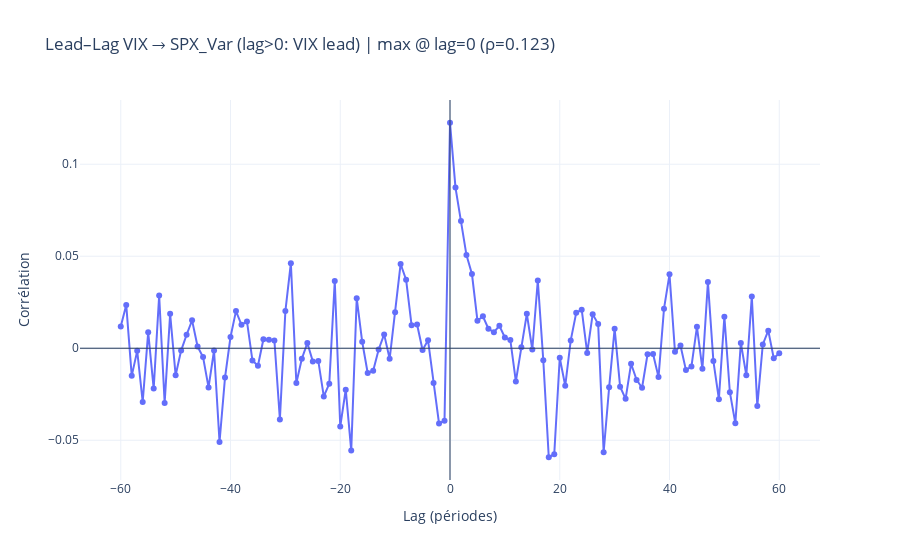
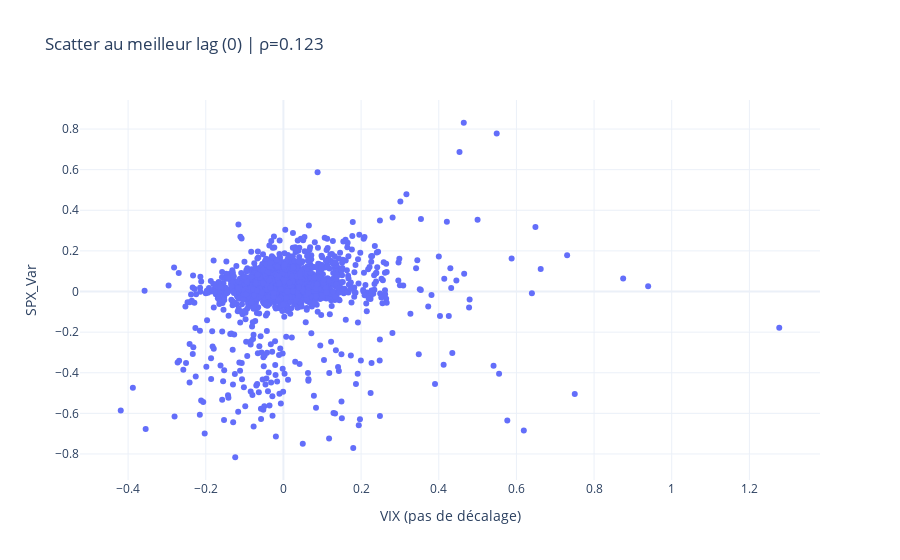

Write notebook code for charts like these, in order.
### Markdown cell above
fitter un model et regarder le temps de retour a la moyenne

### Code cell
x = df_[df_['SPX_Var'] > df_['SPX_Var'].rolling(window = 10, min_periods = 1).median()]['VIX'].pct_change().fillna(0).to_numpy(dtype=float)
y = df_[df_['SPX_Var'] > df_['SPX_Var'].rolling(window = 10, min_periods = 1).median()]['SPX_Var'].pct_change().fillna(0).to_numpy(dtype=float)


max_lag = 60
lags = np.arange(-max_lag, max_lag + 1)

# corr( x_{t-lag}, y_t ) ; lag>0 => VIX lead
ccf = []
for L in lags:
    if L > 0:
        a = x[:-L]; b = y[L:]
    elif L < 0:
        k = -L
        a = x[k:]; b = y[:-k]
    else:
        a = x; b = y
    ccf.append(np.corrcoef(a, b)[0, 1])
ccf = np.array(ccf)

# meilleur lag
best_idx = int(np.nanargmax(ccf))
best_lag = int(lags[best_idx])
best_corr = float(ccf[best_idx])

# --- FIG 1: corrélation vs lag (go.Scatter) ---
fig1 = go.Figure()
fig1.add_trace(go.Scatter(x=lags, y=ccf, mode='lines+markers', name='corr'))
fig1.add_hline(y=0, line_width=1)
fig1.add_vline(x=0, line_width=1)
fig1.update_layout(
    title=f"Lead–Lag VIX → SPX_Var (lag>0: VIX lead) | max @ lag={best_lag} (ρ={best_corr:.3f})",
    xaxis_title="Lag (périodes)",
    yaxis_title="Corrélation",
    template="plotly_white"
)
fig1.show()

# --- FIG 2: scatter au meilleur lag (go.Scatter) ---
if best_lag > 0:
    Xa = x[:-best_lag]; Ya = y[best_lag:]; xl = f"VIX décalé de {best_lag}"
elif best_lag < 0:
    k = -best_lag
    Xa = x[k:]; Ya = y[:-k]; xl = "VIX"
else:
    Xa = x; Ya = y; xl = "VIX (pas de décalage)"

fig2 = go.Figure()
fig2.add_trace(go.Scatter(x=Xa, y=Ya, mode='markers', name='points'))
fig2.update_layout(
    title=f"Scatter au meilleur lag ({best_lag}) | ρ={np.corrcoef(Xa, Ya)[0,1]:.3f}",
    xaxis_title=xl,
    yaxis_title="SPX_Var",
    template="plotly_white"
)
fig2.show()

### Figure 1 — Plotly figure (JSON) as saved in the notebook; plotly's stock layout.template omitted (floating-point values rounded to 4 significant figures)
{"data": [{"mode": "lines+markers", "name": "corr", "type": "scatter", "x": [-60, -59, -58, -57, -56, -55, -54, -53, -52, -51, -50, -49, -48, -47, -46, -45, -44, -43, -42, -41, -40, -39, -38, -37, -36, -35, -34, -33, -32, -31, -30, -29, -28, -27, -26, -25, -24, -23, -22, -21, -20, -19, -18, -17, -16, -15, -14, -13, -12, -11, -10, -9, -8, -7, -6, -5, -4, -3, -2, -1, 0, 1, 2, 3, 4, 5, 6, 7, 8, 9, 10, 11, 12, 13, 14, 15, 16, 17, 18, 19, 20, 21, 22, 23, 24, 25, 26, 27, 28, 29, 30, 31, 32, 33, 34, 35, 36, 37, 38, 39, 40, 41, 42, 43, 44, 45, 46, 47, 48, 49, 50, 51, 52, 53, 54, 55, 56, 57, 58, 59, 60], "y": [0.01186, 0.02354, -0.01499, -0.001416, -0.0292, 0.008754, -0.02191, 0.02866, -0.0297, 0.01873, -0.01471, -0.001275, 0.007352, 0.01515, 0.0009303, -0.004785, -0.02128, -0.001212, -0.05095, -0.01594, 0.006112, 0.02018, 0.01273, 0.01461, -0.006705, -0.009499, 0.004922, 0.004664, 0.004265, -0.0387, 0.02019, 0.04624, -0.01883, -0.00569, 0.002816, -0.007128, -0.006901, -0.02619, -0.01927, 0.03657, -0.04252, -0.02251, -0.05561, 0.02722, 0.003515, -0.01343, -0.01221, -0.0006442, 0.007537, -0.005738, 0.01962, 0.0458, 0.03728, 0.01248, 0.01294, -0.0009526, 0.004324, -0.01887, -0.04084, -0.03936, 0.1225, 0.08731, 0.06912, 0.05064, 0.04031, 0.01497, 0.01735, 0.0106, 0.008753, 0.01218, 0.005878, 0.004423, -0.01803, 0.0005723, 0.01869, -0.0006775, 0.03681, -0.006527, -0.05922, -0.05754, -0.005174, -0.02043, 0.004277, 0.01928, 0.02095, -0.002535, 0.01855, 0.01313, -0.05648, -0.02123, 0.01065, -0.02087, -0.0275, -0.008429, -0.01719, -0.02147, -0.003279, -0.003061, -0.01568, 0.02153, 0.04019, -0.001935, 0.001516, -0.01187, -0.009915, 0.01164, -0.01119, 0.03595, -0.006979, -0.02767, 0.01718, -0.0239, -0.0408, 0.002894, -0.0147, 0.02814, -0.03141, 0.002043, 0.009564, -0.005416, -0.002734]}], "layout": {"shapes": [{"line": {"width": 1}, "type": "line", "x0": 0, "x1": 1, "xref": "x domain", "y0": 0, "y1": 0, "yref": "y"}, {"line": {"width": 1}, "type": "line", "x0": 0, "x1": 0, "xref": "x", "y0": 0, "y1": 1, "yref": "y domain"}], "title": {"text": "Lead–Lag VIX → SPX_Var (lag>0: VIX lead) | max @ lag=0 (ρ=0.123)"}, "xaxis": {"title": {"text": "Lag (périodes)"}}, "yaxis": {"title": {"text": "Corrélation"}}}}

### Figure 2 — Plotly figure (JSON) as saved in the notebook; plotly's stock layout.template omitted (floating-point values rounded to 4 significant figures; data arrays with more than 128 entries replaced by an {"elided": "..."} marker saying what was removed)
{"data": [{"mode": "markers", "name": "points", "type": "scatter", "x": {"elided": "2674 float values"}, "y": {"elided": "2674 float values"}}], "layout": {"title": {"text": "Scatter au meilleur lag (0) | ρ=0.123"}, "xaxis": {"title": {"text": "VIX (pas de décalage)"}}, "yaxis": {"title": {"text": "SPX_Var"}}}}
